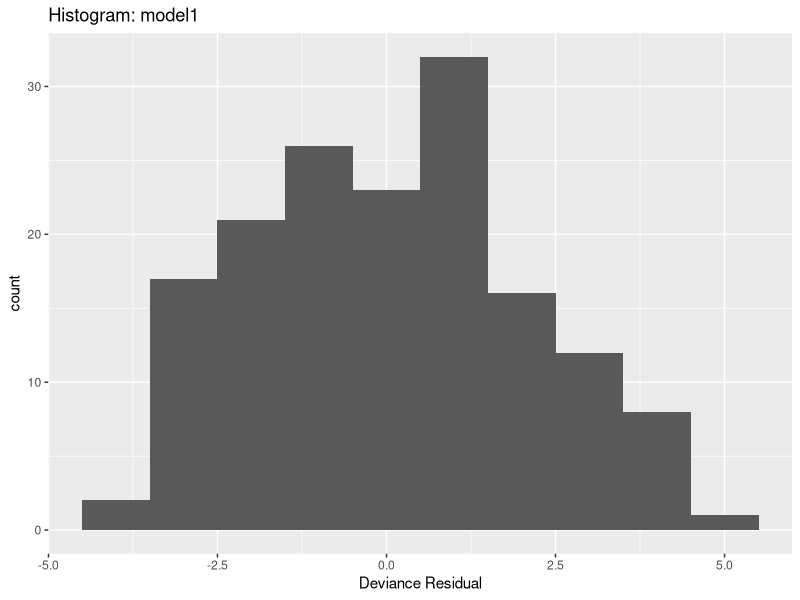
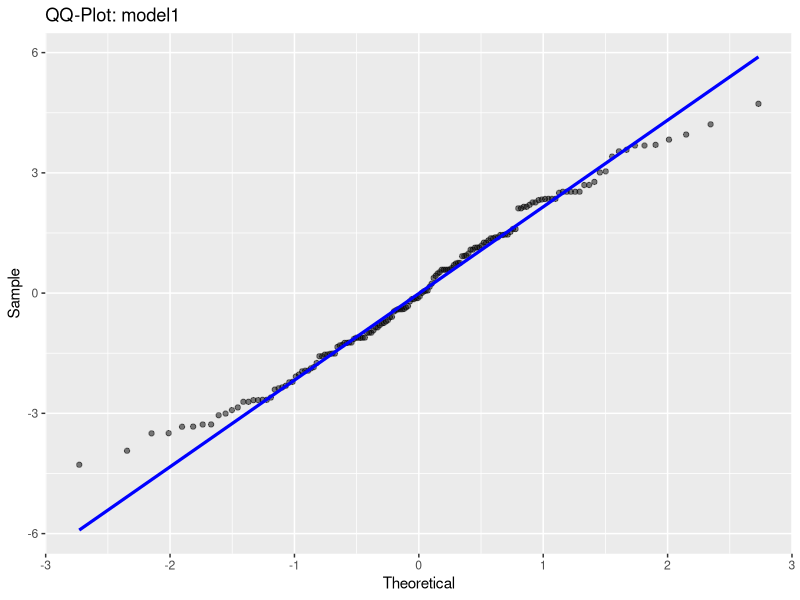
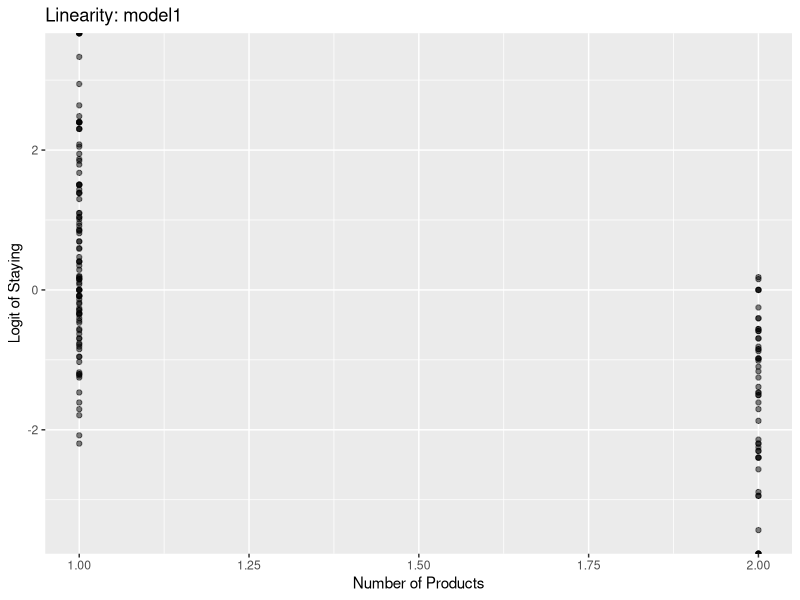
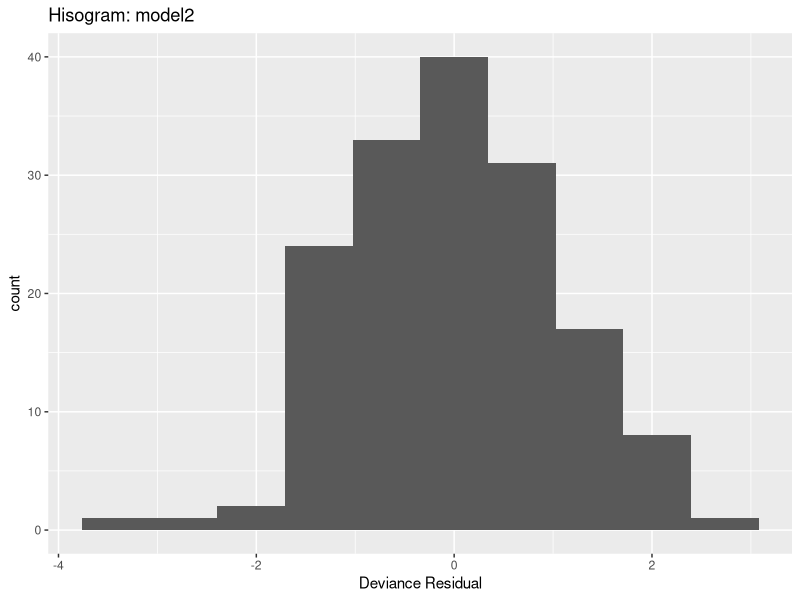
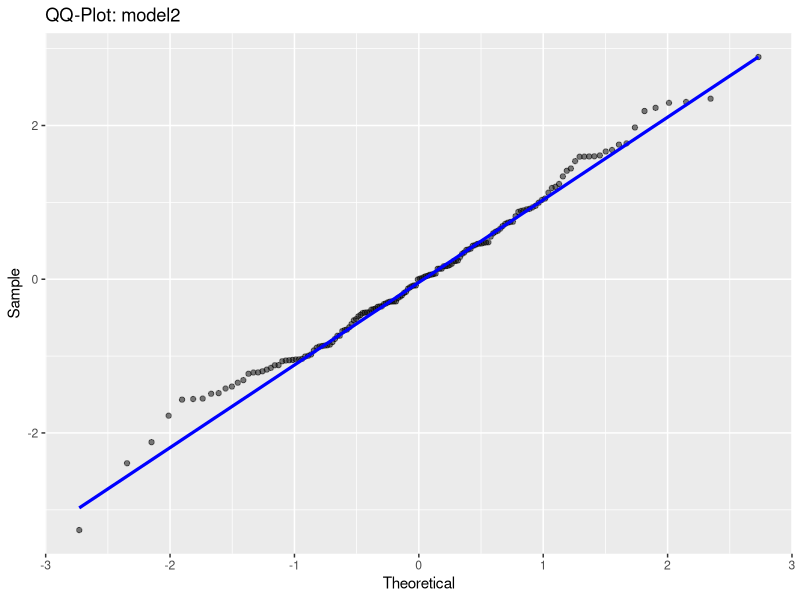
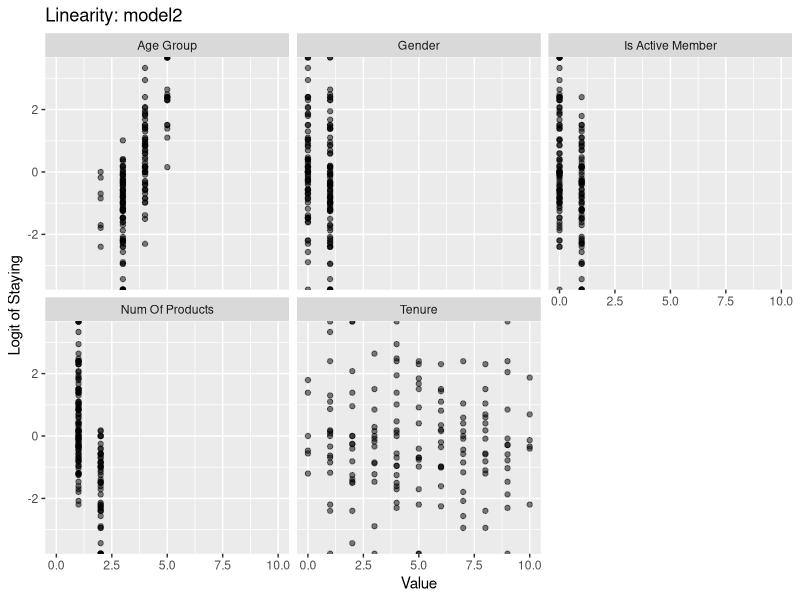

The R script that drew these images, in order:
## ---- chunk 1
#install.package("tidyverse")
library(tidyverse)
## ---- chunk 2
# read in data as tibble
data <- read_csv("data/hw4_data.csv")

# create new column for response variable
data$Staying <- data$Stay / data$Employees

# display tibble sumary
summary(data)
## ---- chunk 3
model1 <- glm(Staying ~ `Num Of Products`, binomial, data, weights = Employees)
b1 <- coef(model1)[2]
summary(model1)
## ---- chunk 4
confint(model1, level = 0.9)
## ---- chunk 5
# get test stat and df
gstat <- model1$null.deviance - deviance(model1)
df <- length(coef(model1)) - 1

# get p-value
p_value <- 1 - pchisq(gstat, df)
print(p_value)
## ---- chunk 6
# determine df
df1 <- nrow(data) - length(coef(model1))

# calculate deviance and pearson residuals
deviance1 <- residuals(model1, "deviance")
pearson1 <- residuals(model1, "pearson")

# calculate test statistic
dev1_tval <- sum(deviance1^2)
pear1_tval <- sum(pearson1^2)

# calculate p-value
dev1_pval <- 1 - pchisq(dev1_tval, df1)
pear1_pval <- 1 - pchisq(pear1_tval, df1)

# display output in tibble
tibble(Type = c("Deviance", "Pearson"),
       `Test Stat` = c(dev1_tval, pear1_tval),
       `p-value` = c(dev1_pval, pear1_pval))
## ---- chunk 7
ggplot() +
  geom_histogram(aes(deviance1), bins = 10) + 
  labs(title = "Histogram: model1", 
       x = "Deviance Residual")
## ---- chunk 8
ggplot(mapping = aes(sample = deviance1)) +
  stat_qq(alpha = 0.5) +
  stat_qq_line(color = "blue", linewidth = 1.1) +
  labs(title = "QQ-Plot: model1", x = "Theoretical", y = "Sample")
## ---- chunk 9
data$logit_staying <- log(data$`Staying` / (1 - data$`Staying`))

ggplot(data) +
  geom_point(aes(`Num Of Products`, logit_staying), alpha=0.5) +
  labs(title = "Linearity: model1", 
       x = 'Number of Products', y = "Logit of Staying")
## ---- chunk 10
disp1<- dev1_tval / df1
disp1
## ---- chunk 11
model2 <- glm(Staying ~ `Age Group` + Gender + Tenure + `Num Of Products` + `Is Active Member`, 
              binomial, data, weights = Employees)
summary(model2)
## ---- chunk 12
# determine df
df2 <- nrow(data) - length(coef(model2))

# calculate deviance and pearson residuals
deviance2 <- residuals(model2, "deviance")
pearson2 <- residuals(model2, "pearson")

# calculate test statistic
dev2_tval <- sum(deviance2^2)
pear2_tval <- sum(pearson2^2)

# calculate p-value
dev2_pval <- 1 - pchisq(dev2_tval, df2)
pear2_pval <- 1 - pchisq(pear2_tval, df2)

# display output in tibble
tibble(Type = c("Deviance", "Pearson"),
       `Test Stat` = c(dev2_tval, pear2_tval),
       `p-value` = c(dev2_pval, pear2_pval))
## ---- chunk 13
ggplot() +
  geom_histogram(aes(deviance2), bins = 10) + 
  labs(title = "Hisogram: model2", 
       x = "Deviance Residual")
## ---- chunk 14
ggplot(mapping = aes(sample = deviance2)) +
  stat_qq(alpha = 0.5) +
  stat_qq_line(color = "blue", linewidth = 1.1) +
  labs(title = "QQ-Plot: model2", x = "Theoretical", y = "Sample")
## ---- chunk 15
# list of quantitiative predictors
predictors <- c("Age Group", "Gender", "Tenure", 
                "Num Of Products", "Is Active Member")

# convert data from wide to long format in order to facet
data_melted <- data %>%
                  select(-c(Stay, Employees, Staying)) %>%
                  pivot_longer(cols = all_of(predictors),
                               names_to = "Measure", 
                               values_to = "Value"
                  )

# create plot
ggplot(data_melted) +
  geom_point(aes(Value, logit_staying), alpha=0.5) + 
  facet_wrap(~ Measure) +
  labs(title = "Linearity: model2", y = "Logit of Staying")
## ---- chunk 16
disp2<- dev2_tval / df2
disp2
## ---- chunk 17
# create tibble of test data
test <- tibble(`Age Group` = 2,
               Gender = 0,
               Tenure = 2,
               `Num Of Products` = 2,
               `Is Active Member` = 1)

# generate predicted probablities
pred1 <- predict(model1, test, type = "response")
pred2 <- predict(model2, test, type = "response")

# display results in tibble
tibble(Model = c("model1", "model2"),
       Probablity = c(pred1, pred2))
